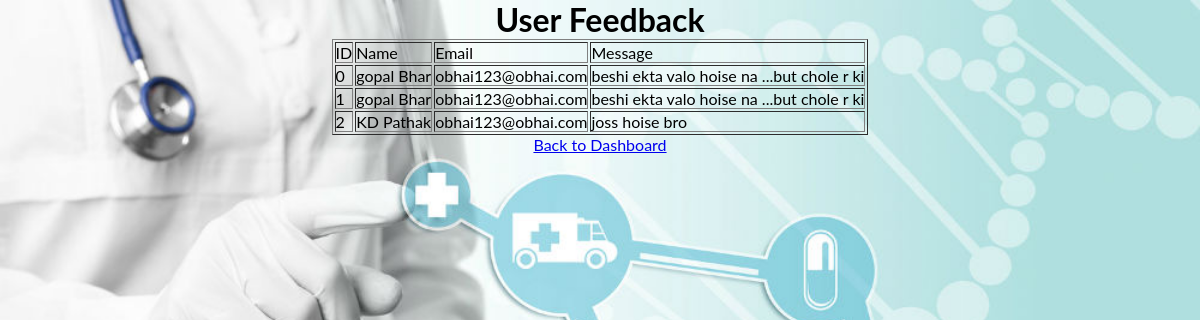
Screenshot of /views/feedback.php (signed in) with the database file from the repository.
### tables this page shows
CREATE TABLE `feedback` (
  `id` int(50) NOT NULL,
  `name` varchar(50) NOT NULL,
  `email` varchar(50) NOT NULL,
  `message` varchar(50) NOT NULL
);

### services/userService.php (called while the page is built, shortened)
<?php
	function getFeedback(){
		$con = DBconnect();
		$sql = "select * from feedback";
		$result = mysqli_query($con, $sql);
		$feedbacks =[];
		while($row = mysqli_fetch_assoc($result)){
			array_push($feedbacks, $row);
		};
		return $feedbacks;
	}
?>

### views/feedback.php (the view, shortened to what this page needs)
<?php
	require_once('../services/userService.php');
?>
<!DOCTYPE html>
<html>
<head>
    <link rel="stylesheet" href="/SUAdmin/views/css/style.css">
</head>
<body>
    <h1>User Feedback</h1>
    <?php
		$feedback = getFeedback();
    ?>
    <table border=1>
        <tr>
            <td>ID</td>
            <td>Name</td>
            <td>Email</td>
            <td>Message</td>
        </tr>
        <?php for($i=0; $i != count($feedback); $i++ ){ ?>
        <tr>
            <td><?= $feedback[$i]['id'] ?></td>
            <td><?= $feedback[$i]['name'] ?></td>
            <td><?= $feedback[$i]['email'] ?></td>
            <td><?= $feedback[$i]['message'] ?></td>
        </tr>
        <?php } ?>
    </table>
    <p align="center"><a href="dashboard.php">Back to Dashboard</a></p>
</body>
</html>

### views/css/style.css (style rules this page uses)
* { padding: 0; margin: 0; }
body { background: url(../images/bg_img.jpg) no-repeat; background-size: cover; align-items: center; justify-items: center; font-family: monospace; }
body { margin: 0; font-family: "Lato", monospace; }

### rows the page displays
feedback: id "0", name "gopal Bhar", email "obhai123@obhai.com", message "beshi ekta valo hoise na ...but chole r ki"
feedback: id "1", name "gopal Bhar", email "obhai123@obhai.com", message "beshi ekta valo hoise na ...but chole r ki"
feedback: id "2", name "KD Pathak", email "obhai123@obhai.com", message "joss hoise bro"
